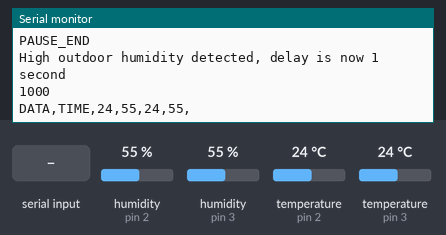
The sketch below on a simulated Arduino Uno, built with avr-gcc and run on an emulated ATmega328P. Parts: the last lines printed to the serial monitor. Inputs (shaded band) come from the test bench; at power-on: humidity (sensors on pin 3, pin 2) 55 %, temperature (sensors on pin 2, pin 3) 24 °C.

Above: at 1.2 s.
1.3 s: humidity (sensor on pin 3) set to 22 %
At 2.9 s:
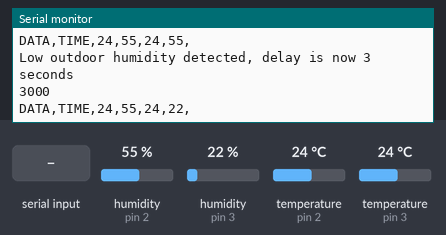
5.4 s: "TEMP_HIGH=\n" received over Serial
At 9.2 s:
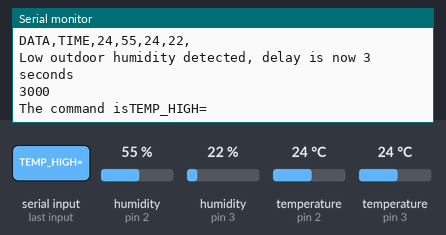
9.5 s: "TEMP_LOW=\n" received over Serial
12.8 s: "HUM_HIGH=\n" received over Serial
15.0 s: "HUM_LOW=\n" received over Serial
17.2 s: "90,45\n" received over Serial
At 18.8 s:
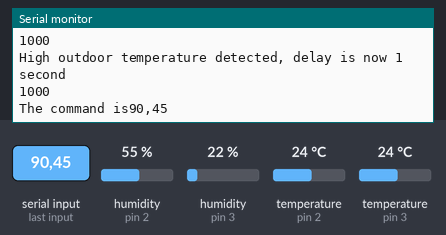

Measured:
- after the input at 1.3 s, the serial monitor: prints a new line after 0.81 s (image 1)
- after the input at 5.4 s, the serial monitor: prints a new line after 2.8 s (image 2)
- after the input at 17.2 s, the serial monitor: prints a new line after 0.79 s (image 3)

The sketch:

Working_temp_hum_in_out.ino
```cpp
// Arduino code for sensors: temperature and humidity
// can add sound and light

// this code works with kaitlyn's arduino
#include <Adafruit_Sensor.h>
#include <DHT.h>
#include <DHT_U.h>
#include <Arduino.h>
#include <Mhz19.h>
#include <SoftwareSerial.h>


#define DHTPIN 2     // Digital pin connected to the DHT sensor
#define DHTPIN2 3     // dht 22 sensor 2
#define DHTTYPE1 DHT11   // DHT 22
#define DHTTYPE2 DHT11   // DHT 22

// temp thresholds declared as variables to work with python script
// outside temps in Celsius
int TEMP_HIGH = 29;
int TEMP_LOW  = 10;
int HUM_HIGH = 50;
int HUM_LOW = 30;

// Timing variables
unsigned long lastDataSent = 0;
unsigned long dataSendInterval = 1000;   // Send data every 1 second
unsigned long pauseDuration = 3000;      // Pause sending for 3 seconds
unsigned long cycleTime = 10000;         // Complete cycle time (active + pause)
bool serialActive = true;                // Flag to track if we're in active or pause mode

// -- delay variable --
// change depending on the weather status (for example: high humidity, shorter delay)
// by default: 2000 (~ 2 seconds)
unsigned long delayTime = 2000;

//sensor variables
int hum1, temp1;
int hum2, temp2;

//SoftwareSerial softwareSerial(RX_PIN, TX_PIN);


DHT_Unified dht(DHTPIN, DHTTYPE1);
DHT_Unified dht2(DHTPIN2, DHTTYPE2);

// to set the time dynamically
void setDelayTime(unsigned long newTime) {
  delayTime = newTime;
}

// comfort point algorithm
void checkComfortAlgorithm() {
  // Check for high outdoor humidity
  if (hum2 > HUM_HIGH) {
    Serial.println("High outdoor humidity detected, delay is now 1 second");
    setDelayTime(1000); // Set to one second
    Serial.println(delayTime);
    //digitalWrite(outputPIN, HIGH);
  }
  // Check for low outdoor humidity
  else if (hum2 < HUM_LOW) {
    Serial.println("Low outdoor humidity detected, delay is now 3 seconds");
    setDelayTime(3000); // Set to three seconds
    Serial.println(delayTime);
     //digitalWrite(outputPIN, LOW);
  }
  // Check for high outdoor temperature
  if (temp2 > TEMP_HIGH) {
    Serial.println("High outdoor temperature detected, delay is now 1 second");
    setDelayTime(1000); // Set to one second
    Serial.println(delayTime);
    //digitalWrite(outputPIN, HIGH);
  }
  // Check for low outdoor temperature
  else if (temp2 < TEMP_LOW) {
    Serial.println("Low outdoor temperature detected, delay is now 3 seconds");
    setDelayTime(3000); // Set to three seconds
    Serial.println("The delay time is: " + String(delayTime));
    //digitalWrite(outputPIN, LOW);
  }
  //smoke/co2 stuff
   // if(CO2 > 4000 || smoke > 4000){ // CO2 and smoke take highest priority
  //   digitalWrite(outputPIN, HIGH);
  // }
}

// check for variable changes
void updateVariables() {
  if (Serial.available()) {
    String command = Serial.readStringUntil('\n');
    int value = command.substring(command.indexOf('=') + 1).toInt();

    if (command.startsWith("TEMP_HIGH=")) TEMP_HIGH = value;
    else if (command.startsWith("TEMP_LOW=")) TEMP_LOW = value;
    else if (command.startsWith("HUM_HIGH=")) HUM_HIGH = value;
    else if (command.startsWith("HUM_LOW=")) HUM_LOW = value;
  }
}

//Set up sensors for arduino
void setup() {
  Serial.begin(9600);

  dht.begin();
  dht2.begin();

  // softwareSerial.begin(9600);

  sensor_t sensor;
  dht.temperature().getSensor(&sensor);
  //pinMode(outputPIN, OUTPUT); // set pin 4 to OUTPUT mode

  Serial.println("CLEARDATA"); //clears up any data left from previous projects
  Serial.println("LABEL,Time,T-in,H-in,T-out,H-out"); //always write LABEL, to indicate it as first line
  Serial.println("RESETTIMER");
}

//Main code
void loop() {

  //to keep track of when to stop/start serial output
  unsigned long currentMillis = millis();
  unsigned long cyclePosition = currentMillis % cycleTime;

  //determine if we should be in active or pause mode
  serialActive = (cyclePosition < (cycleTime - pauseDuration));


  sensors_event_t event;

  //indoor temp (pin 2)
  dht.temperature().getEvent(&event);
  temp1 = event.temperature;

  //outdoor temp (pin 3)
  dht2.temperature().getEvent(&event);
  temp2 = event.temperature;

  dht.humidity().getEvent(&event);
  hum1 = event.temperature;

  dht2.humidity().getEvent(&event);
  hum2 = event.relative_humidity;

  // auto CO2 = sensor_co2.getCarbonDioxide();
  //float smoke = analogRead(MQ2PIN);

  //run the comfort point algorithm
  checkComfortAlgorithm();

  // see if variables need to be updated
  if (Serial.available()) {
    String command = Serial.readStringUntil('\n');
    Serial.print("The command is");
    Serial.println(command);
    int value = command.substring(command.indexOf('=') + 1).toInt();

    if (command.startsWith("TEMP_HIGH="))TEMP_HIGH = value;
    else if (command.startsWith("TEMP_LOW=")) TEMP_LOW = value;
    else if (command.startsWith("HUM_HIGH=")) HUM_HIGH = value;
    else if (command.startsWith("HUM_LOW=")) HUM_LOW = value;
  }

  // // test python function
  // if (TEMP_LOW == 1000)  Serial.println("IT WORKED OMG");
  // Serial.print("The temp_high is: ");
  // Serial.println(TEMP_HIGH);

  /* * * * *  * * * *  * * * *
  * Print to serial monitor  *
  * * * * * * * * * *  * * * */
  //read data if serial output is active
   if (serialActive && (currentMillis - lastDataSent >= dataSendInterval)) {
      //prints data to an excel file called plx_co2
      Serial.print("DATA,TIME,"); //always write "DATA" to indicate the following as data

      // Sensor data
      Serial.print(temp1);
      Serial.print(",");
      Serial.print(hum1);
      Serial.print(",");

      Serial.print(temp2);
      Serial.print(",");
      Serial.print(hum2);
      Serial.print(",");

      Serial.println(" ");
   }

  // STOP printing data to serial to allow python script to read data
  if (!serialActive && (cyclePosition == (cycleTime - pauseDuration))) {
    Serial.println("PAUSE_BEGIN");  //Indicator that Arduino is pausing output
    Serial.flush();                 //Ensure all data is sent before pausing
  }

  // Resume printing to serial
  if (serialActive && (cyclePosition == 0)) {
    Serial.println("PAUSE_END");  //Indicator that Arduino is resuming output
  }

  //delay of opening/closing the window
  delay(delayTime);
}
```
